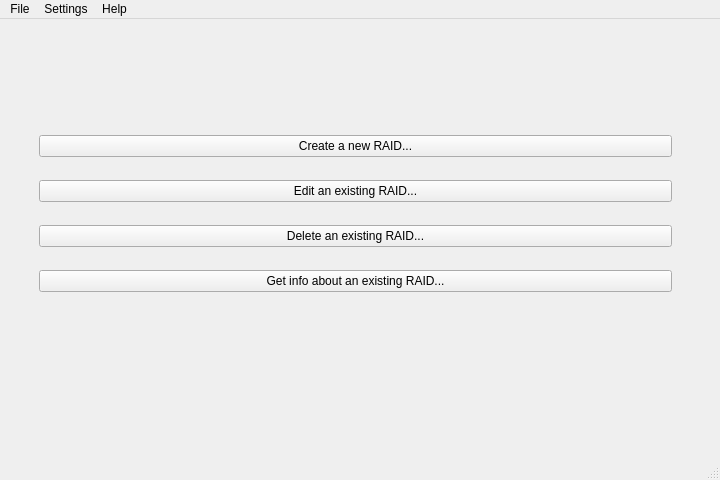
<?xml version="1.0" encoding="UTF-8"?>
<ui version="4.0">
 <class>RAID_Manager</class>
 <widget class="QMainWindow" name="RAID_Manager">
  <property name="geometry">
   <rect>
    <x>0</x>
    <y>0</y>
    <width>720</width>
    <height>480</height>
   </rect>
  </property>
  <property name="minimumSize">
   <size>
    <width>720</width>
    <height>480</height>
   </size>
  </property>
  <property name="font">
   <font>
    <kerning>false</kerning>
   </font>
  </property>
  <property name="cursor">
   <cursorShape>ArrowCursor</cursorShape>
  </property>
  <property name="windowTitle">
   <string>RAID_Manager</string>
  </property>
  <property name="locale">
   <locale language="English" country="UnitedStates"/>
  </property>
  <property name="documentMode">
   <bool>false</bool>
  </property>
  <widget class="QWidget" name="centralwidget">
   <widget class="QFrame" name="verticalFrame">
    <property name="geometry">
     <rect>
      <x>30</x>
      <y>90</y>
      <width>651</width>
      <height>211</height>
     </rect>
    </property>
    <layout class="QVBoxLayout" name="verticalLayout_2">
     <property name="sizeConstraint">
      <enum>QLayout::SizeConstraint::SetDefaultConstraint</enum>
     </property>
     <item>
      <widget class="QPushButton" name="button1_new">
       <property name="font">
        <font>
         <bold>false</bold>
         <kerning>true</kerning>
        </font>
       </property>
       <property name="cursor">
        <cursorShape>PointingHandCursor</cursorShape>
       </property>
       <property name="toolTip">
        <string>It creates a new RAID with selected devices</string>
       </property>
       <property name="text">
        <string>Create a new RAID...</string>
       </property>
       <property name="icon">
        <iconset theme="QIcon::ThemeIcon::ListAdd"/>
       </property>
      </widget>
     </item>
     <item>
      <widget class="QPushButton" name="button2_edit">
       <property name="cursor">
        <cursorShape>PointingHandCursor</cursorShape>
       </property>
       <property name="text">
        <string>Edit an existing RAID...</string>
       </property>
       <property name="icon">
        <iconset theme="QIcon::ThemeIcon::DriveHarddisk"/>
       </property>
       <property name="checkable">
        <bool>false</bool>
       </property>
      </widget>
     </item>
     <item>
      <widget class="QPushButton" name="button3_delete">
       <property name="cursor">
        <cursorShape>PointingHandCursor</cursorShape>
       </property>
       <property name="text">
        <string>Delete an existing RAID...</string>
       </property>
       <property name="icon">
        <iconset theme="QIcon::ThemeIcon::EditDelete"/>
       </property>
      </widget>
     </item>
     <item>
      <widget class="QPushButton" name="button4_info">
       <property name="cursor">
        <cursorShape>PointingHandCursor</cursorShape>
       </property>
       <property name="text">
        <string>Get info about an existing RAID...</string>
       </property>
       <property name="icon">
        <iconset theme="QIcon::ThemeIcon::HelpAbout"/>
       </property>
      </widget>
     </item>
    </layout>
   </widget>
  </widget>
  <widget class="QMenuBar" name="menubar">
   <property name="geometry">
    <rect>
     <x>0</x>
     <y>0</y>
     <width>720</width>
     <height>20</height>
    </rect>
   </property>
   <widget class="QMenu" name="menuFiler">
    <property name="title">
     <string>File</string>
    </property>
   </widget>
   <widget class="QMenu" name="menuSettings">
    <property name="title">
     <string>Settings</string>
    </property>
   </widget>
   <widget class="QMenu" name="menuHelp">
    <property name="title">
     <string>Help</string>
    </property>
   </widget>
   <addaction name="menuFiler"/>
   <addaction name="menuSettings"/>
   <addaction name="menuHelp"/>
  </widget>
  <widget class="QStatusBar" name="statusbar"/>
 </widget>
 <tabstops>
  <tabstop>button1_new</tabstop>
  <tabstop>button3_delete</tabstop>
  <tabstop>button2_edit</tabstop>
  <tabstop>button4_info</tabstop>
 </tabstops>
 <resources/>
 <connections/>
</ui>
